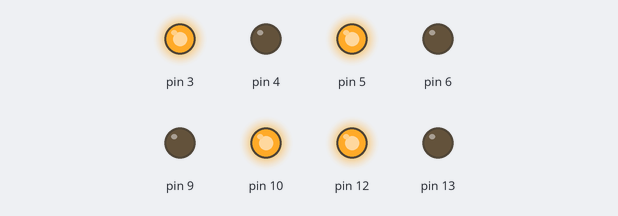
A sketch run on a simulated Arduino Uno, built with avr-gcc and run on an emulated ATmega328P. Shown: output pins drawn as LEDs (lit = HIGH). Storage starts empty; pins used as bus, display or sensor lines are not drawn; what the sketch prints to the serial monitor is not drawn.

Above: at 0.4 s.
At 3.4 s:
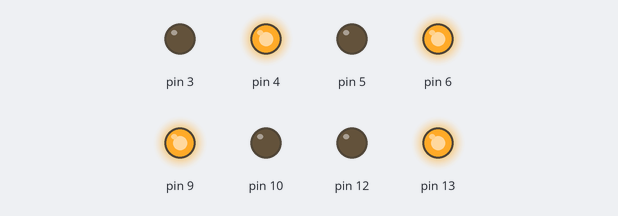
At 4.9 s:
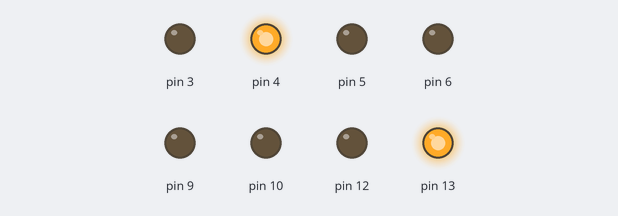
At 6.9 s:
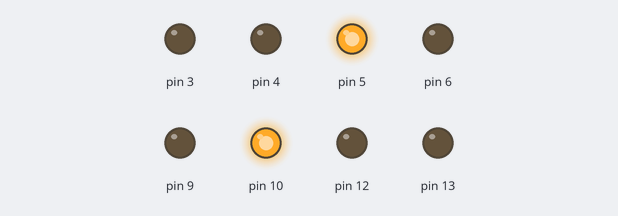
Timing chart, 0 to 8.0 s (numbered marks = the images above):
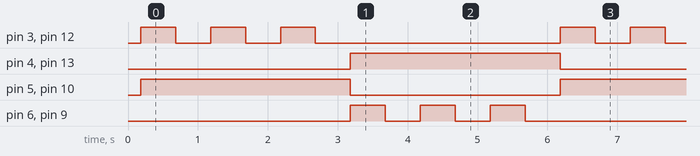

The sketch:

RELOJ.ino
```cpp
#include <RTClib.h>
#include <Wire.h>
#include <SPI.h>
#include <SD.h>
 //definiciones de modulo RTC i2c y archivo sd
// RTC_DS1307 rtc;
RTC_DS1307 rtc;
//archivo txt
File myFile;
//arreglo de tiempos
int tiempos[4];
int count=0;
int valor=0;
void setup() {
   Serial.begin(9600);
   //inicializar pines de salida de semaforos
    for(int i=2;i<=13;i++){
    pinMode(i,OUTPUT);
    }
  //verificar que esta en linea el modulo RTC
  if (!rtc.begin()) {
      Serial.println("No se encuentra el modulo RTC");
      return;
   }
   Serial.print("Inicializando SD...");
   //verificar si esta en linea la SD
  if (!SD.begin(53)) {
    Serial.println("Inicializacion fallida!");
    return;
  }
  //apertura de archivo txt
  Serial.println("Inicializacion SD terminada.");
  myFile = SD.open("test.txt", FILE_WRITE);

// leer archivo de configuracion de tiempos
    myFile = SD.open("test.txt");
  if (myFile) {
    Serial.println("Tiempos definidos para esta configuracion: ");
    Serial.println("1. Tiempo en verde de norte a sur");
    Serial.println("2. Tiempo en rojo de norte a sur");
    Serial.println("3. Tiempo en verde de este a oeste");
    Serial.println("4. Tiempo en rojo de este a oeste");
    //ciclo while que carga en pantalla los tiempos de semaforo y carga los tiempos a memoria


    while (myFile.available()) {
      //Serial.write(myFile.read());
      valor=myFile.parseInt();
      Serial.println(valor);
      tiempos[count]=valor;
      count++;
    }
    myFile.close();
  } else {
    Serial.println("Error abriendo el archivo .txt");
  }


}

void nortsurHpico(){

  //VERDE NORTE SUR
  digitalWrite(11,HIGH);
  digitalWrite(2,HIGH);
   //ROJO ESTE OESTE
  digitalWrite(10,HIGH);
  digitalWrite(5,HIGH);
  delay(tiempos[0]*1000);
  digitalWrite(11,LOW);
  digitalWrite(2,LOW);

  //AMARILLO NORTE SUR
  digitalWrite(12,HIGH);
  digitalWrite(3,HIGH);
  delay(500);
   digitalWrite(12,LOW);
  digitalWrite(3,LOW);
  delay(500);
   digitalWrite(12,HIGH);
  digitalWrite(3,HIGH);
  delay(500);
  digitalWrite(12,LOW);
  digitalWrite(3,LOW);
  delay(500);
    digitalWrite(12,HIGH);
  digitalWrite(3,HIGH);
  delay(500);
    digitalWrite(12,LOW);
  digitalWrite(3,LOW);
  delay(500);

  //SE APAGA ROJO ESTE OESTE
  digitalWrite(10,LOW);
  digitalWrite(5,LOW);


  //ROJO NORTE SUR
digitalWrite(13,HIGH);
  digitalWrite(4,HIGH);
    //VERDE ESTE OESTE
  digitalWrite(8,HIGH);
  digitalWrite(7,HIGH);
   delay(tiempos[2]*1000);
// SE APAGA VERDE ESTE OESTE
 digitalWrite(8,LOW);
  digitalWrite(7,LOW);

    //AMARILLO ESTE OESTE
digitalWrite(9,HIGH);
  digitalWrite(6,HIGH);
  delay(500);
   digitalWrite(9,LOW);
  digitalWrite(6,LOW);
  delay(500);
   digitalWrite(9,HIGH);
  digitalWrite(6,HIGH);
  delay(500);
  digitalWrite(9,LOW);
  digitalWrite(6,LOW);
  delay(500);
    digitalWrite(9,HIGH);
  digitalWrite(6,HIGH);
  delay(500);
    digitalWrite(9,LOW);
  digitalWrite(6,LOW);
  delay(500);

  //SE APAGA ROJO NORTE SUR
  digitalWrite(13,LOW);
  digitalWrite(4,LOW);
  nortsurHpico();
  }
  void escribir(){
      myFile = SD.open("test.txt", FILE_WRITE);
      if (myFile) {
    Serial.print("Writing to test.txt...");
    myFile.println("testing 1, 2, 3.");
    // close the file:
    myFile.close();
    Serial.println("done.");
  } else {
    // if the file didn't open, print an error:
    Serial.println("error opening test.txt");
  }

    }


void loop() {

   nortsurHpico();

}
```

Measured:
- by itself, pin 3, pin 6, pin 9, pin 12: repeats every 6.0 s: 2 × (LOW 0.50 s, HIGH 0.50 s), LOW 3.5 s, HIGH 0.50 s
- by itself, pin 4, pin 5, pin 10, pin 13: alternates HIGH for 3.0 s and LOW for 3.0 s
- by itself, everything shown: repeats every 6.0 s, in 12 steps
